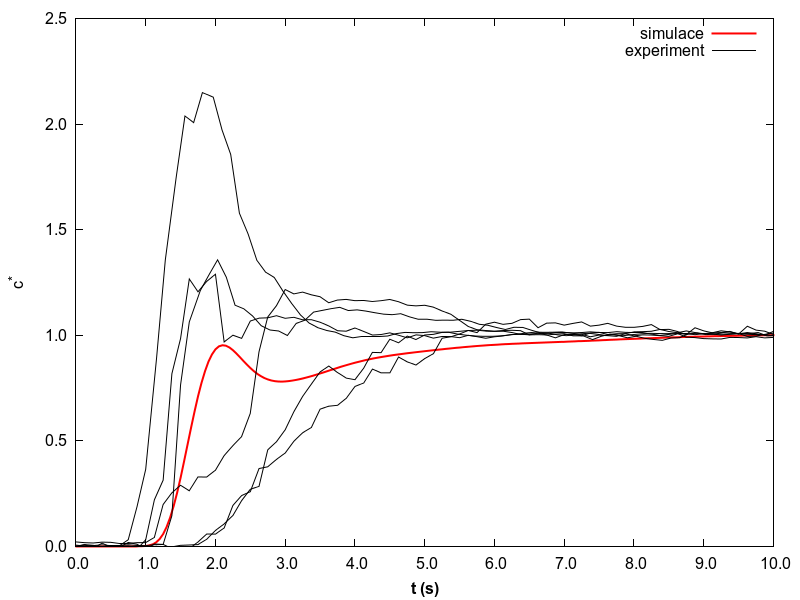

The script that saved this image:
set terminal pngcairo enhanced size 800,600 font "Arial Bold, 12"
set output "grafy.png"
set xrange [0 : 10]
set yrange [0 : *]
#set ytics 0.2
set xtics 1.0
#set mxtics 3
#set mytics 3
set ylabel "c^{*}"
set xlabel "t (s)"
set format x "{/Arial=12} %1.1f"
set format y "{/Arial=12} %1.1f"
plot \
'cfd.probe' using ($1-7.05):($2 / 0.00028407539) with lines title "{/Arial=12}simulace" lw 2.0 ,\
'pd070pb01abpg5' using 1:2 with lines title "{/Arial=12}experiment" ls 7,\
'pd070pb02abpg5' using 1:2 with lines notitle ls 7,\
'pd070pb03abpg5' using 1:2 with lines notitle ls 7,\
'pd070pb04abpg5' using 1:2 with lines notitle ls 7,\
'pd070pb05abpg5' using 1:2 with lines notitle ls 7,\
'pd070pb06abpg5' using 1:2 with lines notitle ls 7
